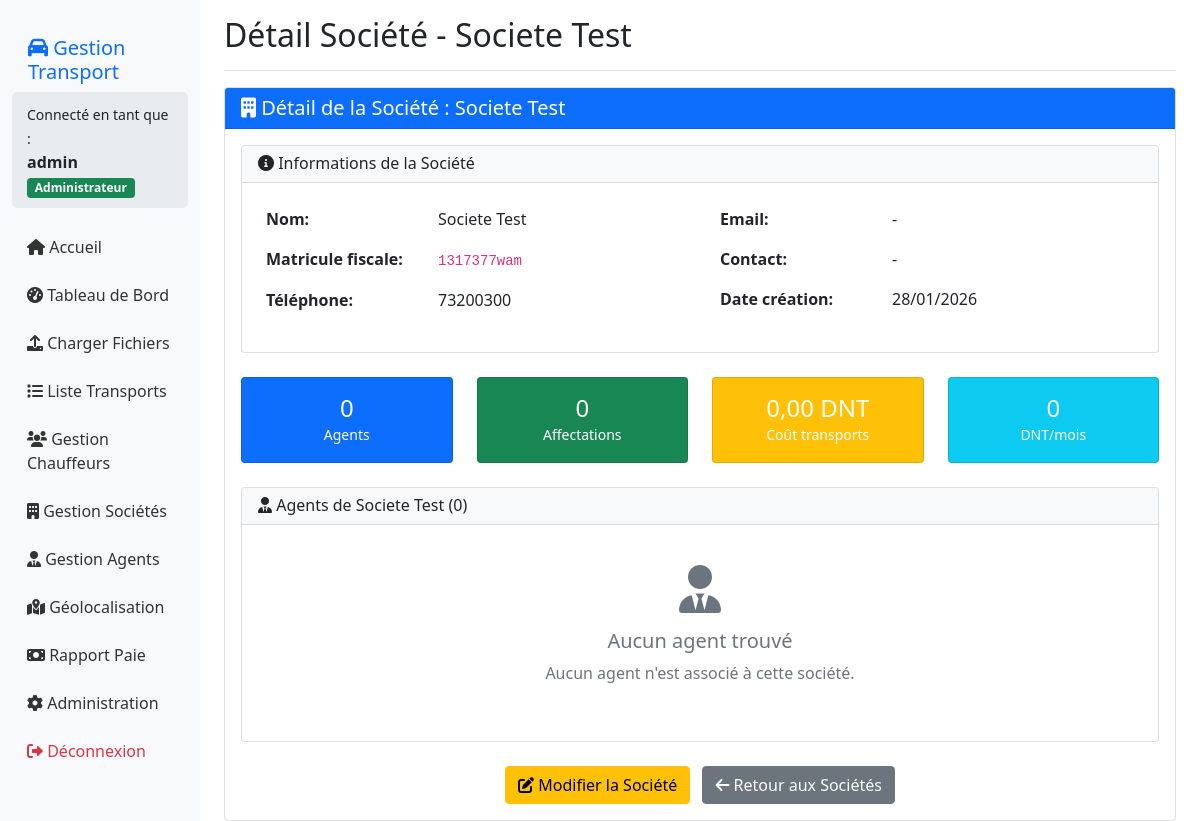
Page /societes/detail/4/ (signed in) on the earlier database version.
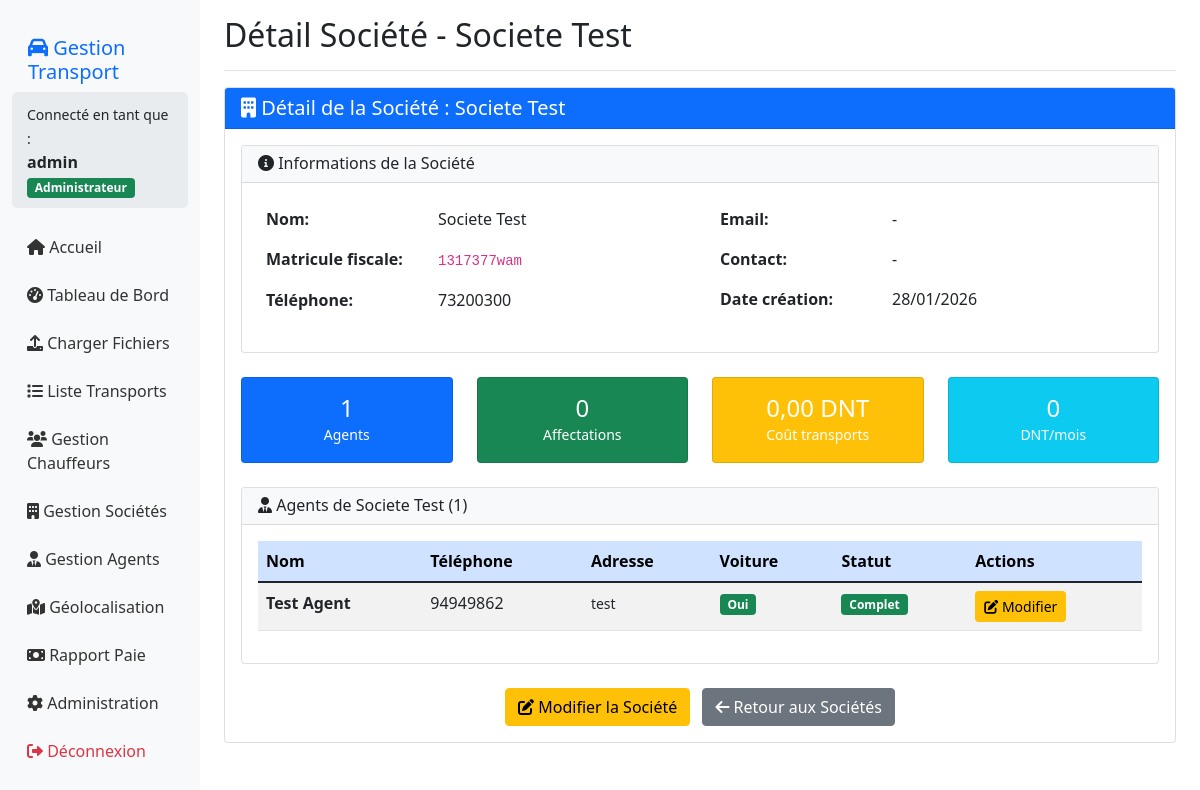
Same page on the later database version.
### gestion/models.py (models this page shows, shortened)
class Agent(models.Model):
    nom = models.CharField(max_length=200, unique=True)
    adresse = models.TextField()
    telephone = models.CharField(max_length=20)
    societe = models.ForeignKey(Societe, on_delete=models.SET_NULL, null=True, blank=True, verbose_name="Société")
    societe_texte = models.CharField(max_length=100, blank=True, null=True)
    voiture_personnelle = models.BooleanField(default=False)
    latitude = models.FloatField(null=True, blank=True, verbose_name="Latitude")
    longitude = models.FloatField(null=True, blank=True, verbose_name="Longitude")
    adresse_geocodee = models.TextField(blank=True, null=True, verbose_name="Adresse géocodée")
    derniere_geolocalisation = models.DateTimeField(null=True, blank=True)
    created_at = models.DateTimeField(default=timezone.now)
    date_correction_coords = models.DateTimeField(
        null=True,
        blank=True,
        verbose_name="Date de correction des coordonnées"
    )
    corrige_manuellement = models.BooleanField(
        default=False,
        verbose_name="Coordonnées corrigées manuellement"
    )
    notes_correction = models.TextField(
        blank=True,
        null=True,
        verbose_name="Notes sur la correction"
    )
    class Meta:
        verbose_name = "Agent"
        verbose_name_plural = "Agents"
        ordering = ['nom']
    def est_complet(self):
        adresse_incomplete = self.adresse in ['Adresse à compléter', 'Adresse non renseignee', '']
        telephone_incomplete = self.telephone in ['00000000', 'Telephone non renseigne', '']
        societe_incomplete = not self.societe and not self.societe_texte
        return not (adresse_incomplete or telephone_incomplete or societe_incomplete)

### gestion/views.py (the view)
# urls.py: path('societes/detail/<int:id>/', views.detail_societe, name='detail_societe'),
@login_required
def detail_societe(request, id):
    societe = get_object_or_404(Societe, id=id)
    agents = Agent.objects.filter(societe=societe).order_by('nom')
    affectations = Affectation.objects.filter(agent__societe=societe).select_related('agent', 'chauffeur', 'course').order_by('-date_reelle', 'heure')
    total_agents = agents.count()
    total_affectations = affectations.count()
    cout_total = 0
    for affectation in affectations:
        if affectation.course:
            cout_total += affectation.course.get_prix_par_societe()
    context = {
        'societe': societe,
        'agents': agents,
        'affectations': affectations,
        'total_agents': total_agents,
        'total_affectations': total_affectations,
        'cout_total': cout_total,
    }
    return render(request, 'gestion/detail_societe.html', context)

### templates/gestion/detail_societe.html (shortened to what the changed rows need)
{% extends 'gestion/base.html' %}
{% block page_title %}Détail Société - {{ societe.nom }}{% endblock %}
{% block content %}
<div class="row">
    <div class="col-12">
        <div class="card">
            <div class="card-body">
                <div class="row mb-4">
                    <div class="col-md-12">
                        <div class="card">
                            <div class="card-body">
                                <div class="row">
                                    <div class="col-md-6">
                                        <table class="table table-borderless">
                                            <tr>
                                                <th width="40%">Nom:</th>
                                            </tr>
                                            <tr>
                                                <th>Matricule fiscale:</th>
                                            </tr>
                                            <tr>
                                                <th>Téléphone:</th>
                                            </tr>
                                        </table>
                                    </div>
                                    <div class="col-md-6">
                                        <table class="table table-borderless">
                                            <tr>
                                                <th width="40%">Email:</th>
                                            </tr>
                                            <tr>
                                                <th>Contact:</th>
                                            </tr>
                                            <tr>
                                                <th>Date création:</th>
                                            </tr>
                                        </table>
                                    </div>
                                </div>
                            </div>
                        </div>
                    </div>
                </div>
                <div class="row mb-4">
                    <div class="col-md-3">
                        <div class="card bg-primary text-white text-center">
                            <div class="card-body py-3">
                                <h4 class="card-title mb-0">{{ total_agents }}</h4>
                                <small>Agents</small>
                            </div>
                        </div>
                    </div>
                </div>
                <div class="row">
                    <div class="col-12">
                        <div class="card">
                            <div class="card-header bg-light">
                                <h6 class="card-title mb-0">
                                    <i class="fas fa-user-tie"></i> Agents de {{ societe.nom }} ({{ agents|length }})
                                </h6>
                            </div>
                            <div class="card-body">
                                {% if agents %}
                                    <div class="table-responsive">
                                        <table class="table table-striped table-hover">
                                            <thead class="table-primary">
                                                <tr>
                                                    <th>Nom</th>
                                                    <th>Téléphone</th>
                                                    <th>Adresse</th>
                                                    <th>Voiture</th>
                                                    <th>Statut</th>
                                                    <th>Actions</th>
                                                </tr>
                                            </thead>
                                            <tbody>
                                                {% for agent in agents %}
                                                <tr>
                                                    <td>
                                                        <strong>{{ agent.nom }}</strong>
                                                    </td>
                                                    <td>{{ agent.telephone }}</td>
                                                    <td>
                                                        <small>{{ agent.adresse|truncatewords:5 }}</small>
                                                    </td>
                                                    <td>
                                                        {% if agent.voiture_personnelle %}
                                                            <span class="badge bg-success">Oui</span>
                                                        {% else %}
                                                            <span class="badge bg-secondary">Non</span>
                                                        {% endif %}
                                                    </td>
                                                    <td>
                                                        {% if agent.est_complet %}
                                                            <span class="badge bg-success">Complet</span>
                                                        {% else %}
                                                            <span class="badge bg-warning">Incomplet</span>
                                                        {% endif %}
                                                    </td>
                                                    <td>
                                                        <a href="{% url 'modifier_agent' agent.id %}" class="btn btn-warning btn-sm">
                                                            <i class="fas fa-edit"></i> Modifier
                                                        </a>
                                                    </td>
                                                </tr>
                                                {% endfor %}
                                            </tbody>
                                        </table>
                                    </div>
                                {% else %}
                                    <div class="text-center py-4">
                                        <div class="text-muted">
                                            <i class="fas fa-user-tie fa-3x mb-3"></i>
                                            <h5>Aucun agent trouvé</h5>
                                            <p>Aucun agent n'est associé à cette société.</p>
                                        </div>
                                    </div>
                                {% endif %}
                            </div>
                        </div>
                    </div>
                </div>
            </div>
        </div>
    </div>
</div>
{% endblock %}

Differences in the rows shown:
added Agent: nom "Test Agent", telephone "94949862", adresse "test", voiture_personnelle "Oui", shows "Complet"
Other differences:
{{ total_agents }}: "0" → "1"
{{ agents|length }}: "0" → "1"
text no longer shown: "Aucun agent trouvé Aucun agent n'est associé à cette société."
text now shown: "Nom Téléphone Adresse Voiture Statut Actions"
